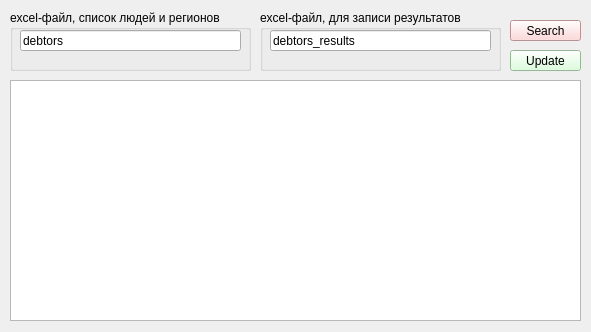
<?xml version="1.0" encoding="UTF-8"?>
<ui version="4.0">
 <class>MainWindow</class>
 <widget class="QMainWindow" name="MainWindow">
  <property name="geometry">
   <rect>
    <x>0</x>
    <y>0</y>
    <width>591</width>
    <height>332</height>
   </rect>
  </property>
  <property name="windowTitle">
   <string>MainWindow</string>
  </property>
  <property name="styleSheet">
   <string notr="true"/>
  </property>
  <widget class="QWidget" name="centralwidget">
   <widget class="QGroupBox" name="groupBox_region">
    <property name="geometry">
     <rect>
      <x>10</x>
      <y>10</y>
      <width>241</width>
      <height>61</height>
     </rect>
    </property>
    <property name="title">
     <string>excel-файл, список людей и регионов</string>
    </property>
    <widget class="QLineEdit" name="lineEdit_region_filename">
     <property name="geometry">
      <rect>
       <x>10</x>
       <y>20</y>
       <width>221</width>
       <height>21</height>
      </rect>
     </property>
     <property name="text">
      <string>debtors</string>
     </property>
    </widget>
   </widget>
   <widget class="QTextBrowser" name="textBrowser">
    <property name="geometry">
     <rect>
      <x>10</x>
      <y>80</y>
      <width>571</width>
      <height>241</height>
     </rect>
    </property>
   </widget>
   <widget class="QGroupBox" name="groupBox_results">
    <property name="geometry">
     <rect>
      <x>260</x>
      <y>10</y>
      <width>241</width>
      <height>61</height>
     </rect>
    </property>
    <property name="title">
     <string>excel-файл, для записи результатов</string>
    </property>
    <widget class="QLineEdit" name="lineEdit_results_filename">
     <property name="geometry">
      <rect>
       <x>10</x>
       <y>20</y>
       <width>221</width>
       <height>21</height>
      </rect>
     </property>
     <property name="text">
      <string>debtors_results</string>
     </property>
    </widget>
   </widget>
   <widget class="QPushButton" name="pushButton_search">
    <property name="geometry">
     <rect>
      <x>510</x>
      <y>20</y>
      <width>71</width>
      <height>21</height>
     </rect>
    </property>
    <property name="whatsThis">
     <string>&lt;html&gt;&lt;head/&gt;&lt;body&gt;&lt;p&gt;&lt;br/&gt;&lt;/p&gt;&lt;/body&gt;&lt;/html&gt;</string>
    </property>
    <property name="styleSheet">
     <string notr="true">background-color: rgb(255, 206, 206);</string>
    </property>
    <property name="text">
     <string>Search</string>
    </property>
   </widget>
   <widget class="QPushButton" name="pushButton_update">
    <property name="geometry">
     <rect>
      <x>510</x>
      <y>50</y>
      <width>71</width>
      <height>21</height>
     </rect>
    </property>
    <property name="styleSheet">
     <string notr="true">background-color: rgb(212, 255, 212);</string>
    </property>
    <property name="text">
     <string>Update</string>
    </property>
   </widget>
  </widget>
  <action name="action_6">
   <property name="text">
    <string>Создать новую базу</string>
   </property>
  </action>
  <action name="action_7">
   <property name="text">
    <string>Загрузить</string>
   </property>
  </action>
 </widget>
 <resources/>
 <connections/>
</ui>
